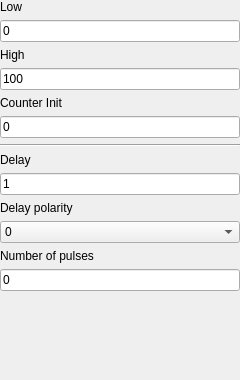
<?xml version="1.0" encoding="UTF-8"?>
<ui version="4.0">
 <class>PulsePatternUI</class>
 <widget class="QWidget" name="PulsePatternUI">
  <property name="geometry">
   <rect>
    <x>0</x>
    <y>0</y>
    <width>240</width>
    <height>380</height>
   </rect>
  </property>
  <property name="windowTitle">
   <string>Form</string>
  </property>
  <layout class="QVBoxLayout" name="verticalLayout">
   <property name="leftMargin">
    <number>0</number>
   </property>
   <property name="topMargin">
    <number>0</number>
   </property>
   <property name="rightMargin">
    <number>0</number>
   </property>
   <property name="bottomMargin">
    <number>0</number>
   </property>
   <item>
    <layout class="QVBoxLayout" name="verticalLayout_2"/>
   </item>
   <item>
    <widget class="QLabel" name="label_2">
     <property name="text">
      <string>Low</string>
     </property>
    </widget>
   </item>
   <item>
    <widget class="QLineEdit" name="low_LE">
     <property name="text">
      <string>0</string>
     </property>
    </widget>
   </item>
   <item>
    <widget class="QLabel" name="label_3">
     <property name="text">
      <string>High</string>
     </property>
    </widget>
   </item>
   <item>
    <widget class="QLineEdit" name="high_LE">
     <property name="text">
      <string>100</string>
     </property>
    </widget>
   </item>
   <item>
    <widget class="QLabel" name="label_4">
     <property name="text">
      <string>Counter Init</string>
     </property>
    </widget>
   </item>
   <item>
    <widget class="QLineEdit" name="counterInit_LE">
     <property name="text">
      <string>0</string>
     </property>
    </widget>
   </item>
   <item>
    <widget class="Line" name="line">
     <property name="orientation">
      <enum>Qt::Horizontal</enum>
     </property>
    </widget>
   </item>
   <item>
    <widget class="QLabel" name="delay_label">
     <property name="text">
      <string>Delay</string>
     </property>
    </widget>
   </item>
   <item>
    <widget class="QLineEdit" name="delay_LE">
     <property name="text">
      <string>1</string>
     </property>
    </widget>
   </item>
   <item>
    <widget class="QLabel" name="label">
     <property name="text">
      <string>Delay polarity</string>
     </property>
    </widget>
   </item>
   <item>
    <widget class="QComboBox" name="start_CB">
     <item>
      <property name="text">
       <string>0</string>
      </property>
     </item>
     <item>
      <property name="text">
       <string>1</string>
      </property>
     </item>
    </widget>
   </item>
   <item>
    <widget class="QLabel" name="noPulses_label">
     <property name="text">
      <string>Number of pulses</string>
     </property>
    </widget>
   </item>
   <item>
    <widget class="QLineEdit" name="noPulses_LE">
     <property name="text">
      <string>0</string>
     </property>
    </widget>
   </item>
   <item>
    <spacer name="verticalSpacer">
     <property name="orientation">
      <enum>Qt::Vertical</enum>
     </property>
     <property name="sizeHint" stdset="0">
      <size>
       <width>20</width>
       <height>40</height>
      </size>
     </property>
    </spacer>
   </item>
  </layout>
 </widget>
 <resources/>
 <connections/>
</ui>
